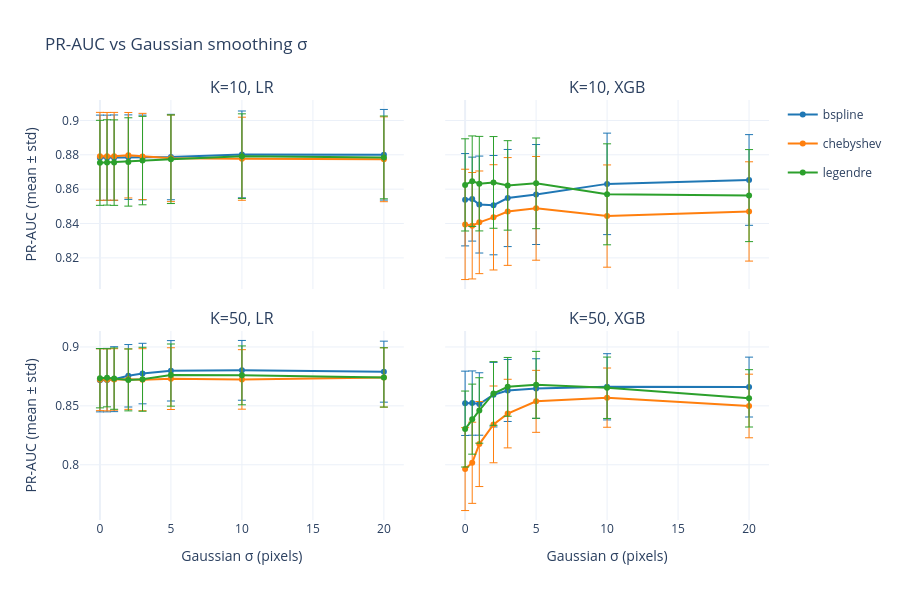

Here is the notebook cell this chart was saved with:
### Markdown cell above
## 2. PR-AUC vs Sigma — by K and Classifier

One subplot per (K, classifier) combination. Each line is a basis type.
If smoothing matters, lines should show a clear trend with sigma.

### Code cell
plot_metric_vs_sigma("pr_auc", "PR-AUC").show()

### Figure 1 — Plotly figure (JSON) as saved in the notebook; plotly's stock layout.template omitted (floating-point values rounded to 4 significant figures)
{"data": [{"error_y": {"array": [0.02482, 0.02478, 0.02485, 0.0246, 0.02466, 0.02486, 0.02527, 0.02638], "thickness": 1, "type": "data", "visible": true}, "legendgroup": "bspline", "line": {"color": "#1f77b4"}, "mode": "lines+markers", "name": "bspline", "showlegend": true, "type": "scatter", "x": [0.0, 0.5, 1.0, 2.0, 3.0, 5.0, 10.0, 20.0], "xaxis": "x", "y": [0.8783, 0.8783, 0.8783, 0.8786, 0.8784, 0.8787, 0.8802, 0.88], "yaxis": "y"}, {"error_y": {"array": [0.02559, 0.02555, 0.02556, 0.02487, 0.02509, 0.02521, 0.02418, 0.0247], "thickness": 1, "type": "data", "visible": true}, "legendgroup": "chebyshev", "line": {"color": "#ff7f0e"}, "mode": "lines+markers", "name": "chebyshev", "showlegend": true, "type": "scatter", "x": [0.0, 0.5, 1.0, 2.0, 3.0, 5.0, 10.0, 20.0], "xaxis": "x", "y": [0.8791, 0.8791, 0.8791, 0.8798, 0.879, 0.878, 0.8777, 0.8774], "yaxis": "y"}, {"error_y": {"array": [0.02474, 0.02485, 0.02488, 0.02572, 0.02574, 0.02579, 0.02464, 0.0241], "thickness": 1, "type": "data", "visible": true}, "legendgroup": "legendre", "line": {"color": "#2ca02c"}, "mode": "lines+markers", "name": "legendre", "showlegend": true, "type": "scatter", "x": [0.0, 0.5, 1.0, 2.0, 3.0, 5.0, 10.0, 20.0], "xaxis": "x", "y": [0.8753, 0.8756, 0.8755, 0.8758, 0.8766, 0.8774, 0.8792, 0.8785], "yaxis": "y"}, {"error_y": {"array": [0.02687, 0.02444, 0.02821, 0.02891, 0.02827, 0.0291, 0.02954, 0.0264], "thickness": 1, "type": "data", "visible": true}, "legendgroup": "bspline", "line": {"color": "#1f77b4"}, "mode": "lines+markers", "name": "bspline", "showlegend": false, "type": "scatter", "x": [0.0, 0.5, 1.0, 2.0, 3.0, 5.0, 10.0, 20.0], "xaxis": "x2", "y": [0.8539, 0.8542, 0.851, 0.8507, 0.8548, 0.8569, 0.8631, 0.8654], "yaxis": "y2"}, {"error_y": {"array": [0.03211, 0.03098, 0.02988, 0.03063, 0.03137, 0.03019, 0.02977, 0.0289], "thickness": 1, "type": "data", "visible": true}, "legendgroup": "chebyshev", "line": {"color": "#ff7f0e"}, "mode": "lines+markers", "name": "chebyshev", "showlegend": false, "type": "scatter", "x": [0.0, 0.5, 1.0, 2.0, 3.0, 5.0, 10.0, 20.0], "xaxis": "x2", "y": [0.8395, 0.8387, 0.8407, 0.8436, 0.847, 0.8488, 0.8443, 0.847], "yaxis": "y2"}, {"error_y": {"array": [0.02683, 0.02634, 0.02752, 0.02669, 0.02605, 0.02639, 0.02939, 0.02678], "thickness": 1, "type": "data", "visible": true}, "legendgroup": "legendre", "line": {"color": "#2ca02c"}, "mode": "lines+markers", "name": "legendre", "showlegend": false, "type": "scatter", "x": [0.0, 0.5, 1.0, 2.0, 3.0, 5.0, 10.0, 20.0], "xaxis": "x2", "y": [0.8625, 0.8647, 0.8632, 0.8639, 0.8622, 0.8634, 0.857, 0.8563], "yaxis": "y2"}, {"error_y": {"array": [0.02685, 0.02693, 0.02755, 0.0265, 0.02569, 0.02563, 0.02538, 0.02589], "thickness": 1, "type": "data", "visible": true}, "legendgroup": "bspline", "line": {"color": "#1f77b4"}, "mode": "lines+markers", "name": "bspline", "showlegend": false, "type": "scatter", "x": [0.0, 0.5, 1.0, 2.0, 3.0, 5.0, 10.0, 20.0], "xaxis": "x3", "y": [0.8717, 0.8718, 0.8726, 0.8755, 0.8774, 0.8797, 0.8801, 0.879], "yaxis": "y3"}, {"error_y": {"array": [0.02624, 0.02628, 0.0261, 0.02564, 0.02631, 0.02621, 0.02526, 0.02521], "thickness": 1, "type": "data", "visible": true}, "legendgroup": "chebyshev", "line": {"color": "#ff7f0e"}, "mode": "lines+markers", "name": "chebyshev", "showlegend": false, "type": "scatter", "x": [0.0, 0.5, 1.0, 2.0, 3.0, 5.0, 10.0, 20.0], "xaxis": "x3", "y": [0.8722, 0.8721, 0.8724, 0.8727, 0.8722, 0.8731, 0.8724, 0.8741], "yaxis": "y3"}, {"error_y": {"array": [0.02518, 0.02467, 0.02604, 0.02628, 0.02715, 0.02639, 0.02499, 0.02517], "thickness": 1, "type": "data", "visible": true}, "legendgroup": "legendre", "line": {"color": "#2ca02c"}, "mode": "lines+markers", "name": "legendre", "showlegend": false, "type": "scatter", "x": [0.0, 0.5, 1.0, 2.0, 3.0, 5.0, 10.0, 20.0], "xaxis": "x3", "y": [0.8735, 0.8738, 0.8731, 0.872, 0.8726, 0.8761, 0.8759, 0.8741], "yaxis": "y3"}, {"error_y": {"array": [0.02731, 0.02728, 0.02651, 0.02739, 0.02632, 0.02532, 0.0281, 0.02542], "thickness": 1, "type": "data", "visible": true}, "legendgroup": "bspline", "line": {"color": "#1f77b4"}, "mode": "lines+markers", "name": "bspline", "showlegend": false, "type": "scatter", "x": [0.0, 0.5, 1.0, 2.0, 3.0, 5.0, 10.0, 20.0], "xaxis": "x4", "y": [0.8522, 0.8523, 0.8516, 0.8595, 0.8631, 0.8647, 0.8662, 0.8659], "yaxis": "y4"}, {"error_y": {"array": [0.03519, 0.03445, 0.03609, 0.03259, 0.02911, 0.02632, 0.02513, 0.027], "thickness": 1, "type": "data", "visible": true}, "legendgroup": "chebyshev", "line": {"color": "#ff7f0e"}, "mode": "lines+markers", "name": "chebyshev", "showlegend": false, "type": "scatter", "x": [0.0, 0.5, 1.0, 2.0, 3.0, 5.0, 10.0, 20.0], "xaxis": "x4", "y": [0.7963, 0.8017, 0.8176, 0.8343, 0.8434, 0.8538, 0.857, 0.8499], "yaxis": "y4"}, {"error_y": {"array": [0.03225, 0.02974, 0.02778, 0.02702, 0.02496, 0.0284, 0.02605, 0.02433], "thickness": 1, "type": "data", "visible": true}, "legendgroup": "legendre", "line": {"color": "#2ca02c"}, "mode": "lines+markers", "name": "legendre", "showlegend": false, "type": "scatter", "x": [0.0, 0.5, 1.0, 2.0, 3.0, 5.0, 10.0, 20.0], "xaxis": "x4", "y": [0.8303, 0.8387, 0.8461, 0.8605, 0.8661, 0.8679, 0.8653, 0.8564], "yaxis": "y4"}], "layout": {"annotations": [{"font": {"size": 16}, "showarrow": false, "text": "K=10, LR", "x": 0.235, "xanchor": "center", "xref": "paper", "y": 1, "yanchor": "bottom", "yref": "paper"}, {"font": {"size": 16}, "showarrow": false, "text": "K=10, XGB", "x": 0.765, "xanchor": "center", "xref": "paper", "y": 1, "yanchor": "bottom", "yref": "paper"}, {"font": {"size": 16}, "showarrow": false, "text": "K=50, LR", "x": 0.235, "xanchor": "center", "xref": "paper", "y": 0.45, "yanchor": "bottom", "yref": "paper"}, {"font": {"size": 16}, "showarrow": false, "text": "K=50, XGB", "x": 0.765, "xanchor": "center", "xref": "paper", "y": 0.45, "yanchor": "bottom", "yref": "paper"}], "height": 600, "title": {"text": "PR-AUC vs Gaussian smoothing σ"}, "width": 900, "xaxis": {"anchor": "y", "domain": [0, 0.47], "matches": "x3", "showticklabels": false}, "xaxis2": {"anchor": "y2", "domain": [0.53, 1], "matches": "x4", "showticklabels": false}, "xaxis3": {"anchor": "y3", "domain": [0, 0.47], "title": {"text": "Gaussian σ (pixels)"}}, "xaxis4": {"anchor": "y4", "domain": [0.53, 1], "title": {"text": "Gaussian σ (pixels)"}}, "yaxis": {"anchor": "x", "domain": [0.55, 1], "title": {"text": "PR-AUC (mean ± std)"}}, "yaxis2": {"anchor": "x2", "domain": [0.55, 1], "matches": "y", "showticklabels": false}, "yaxis3": {"anchor": "x3", "domain": [0, 0.45], "title": {"text": "PR-AUC (mean ± std)"}}, "yaxis4": {"anchor": "x4", "domain": [0, 0.45], "matches": "y3", "showticklabels": false}}}
